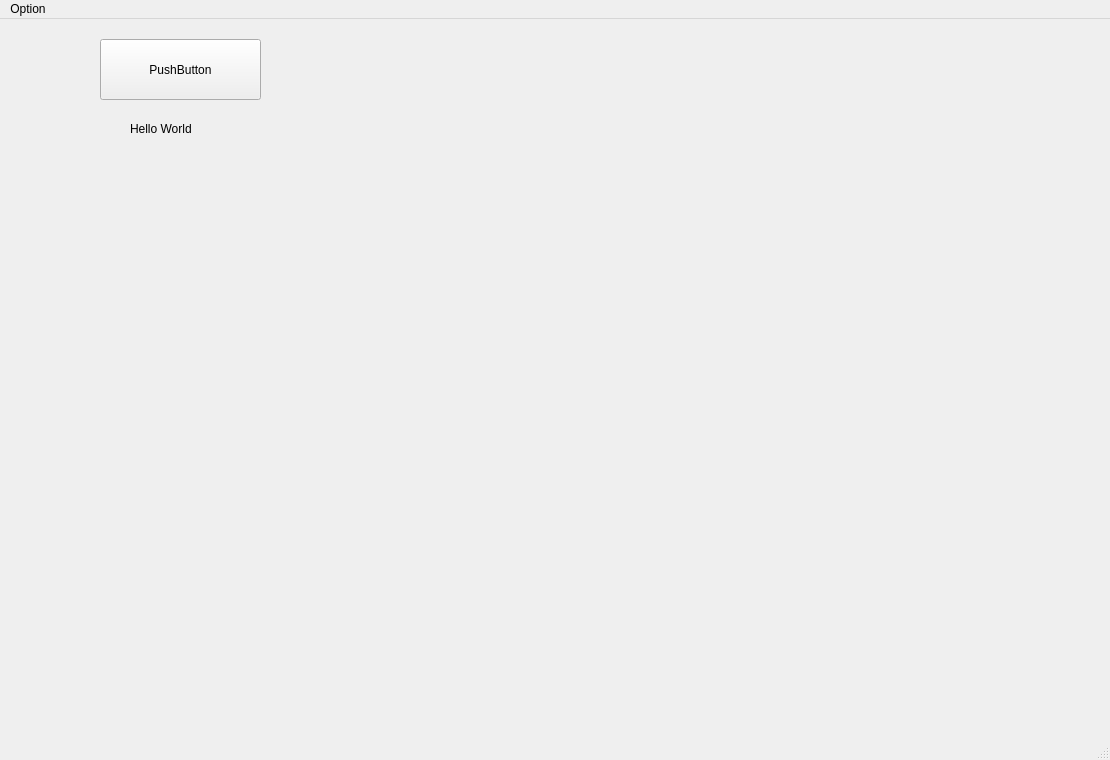
<?xml version="1.0" encoding="UTF-8"?>
<ui version="4.0">
 <class>MainWindow</class>
 <widget class="QMainWindow" name="MainWindow">
  <property name="enabled">
   <bool>true</bool>
  </property>
  <property name="geometry">
   <rect>
    <x>0</x>
    <y>0</y>
    <width>1110</width>
    <height>760</height>
   </rect>
  </property>
  <property name="windowTitle">
   <string>MainWindow</string>
  </property>
  <widget class="QWidget" name="centralwidget">
   <widget class="QPushButton" name="pushButton">
    <property name="geometry">
     <rect>
      <x>100</x>
      <y>20</y>
      <width>161</width>
      <height>61</height>
     </rect>
    </property>
    <property name="text">
     <string>PushButton</string>
    </property>
   </widget>
   <widget class="QLabel" name="lbl_HelloWorld">
    <property name="geometry">
     <rect>
      <x>130</x>
      <y>100</y>
      <width>111</width>
      <height>20</height>
     </rect>
    </property>
    <property name="text">
     <string>Hello World</string>
    </property>
   </widget>
  </widget>
  <widget class="QMenuBar" name="menubar">
   <property name="geometry">
    <rect>
     <x>0</x>
     <y>0</y>
     <width>1110</width>
     <height>26</height>
    </rect>
   </property>
   <widget class="QMenu" name="menuOption">
    <property name="title">
     <string>Option</string>
    </property>
   </widget>
   <addaction name="menuOption"/>
  </widget>
  <widget class="QStatusBar" name="statusbar"/>
 </widget>
 <resources/>
 <connections/>
</ui>
